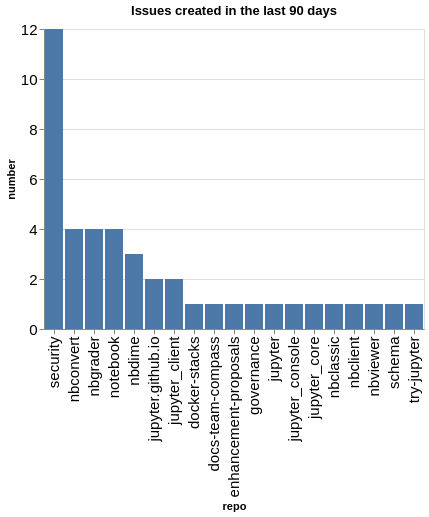

Write notebook code for a chart like this one.
### Code cell
created_counts = created.groupby(['org', 'repo']).count()['number'].reset_index()
created_counts['org/repo'] = created_counts.apply(lambda a: a['org'] + '/' + a['repo'], axis=1)
sorted_vals = created_counts.sort_values(['org', 'number'], ascending=False)['repo'].values
alt.Chart(data=created_counts, title=f"Issues created in the last {n_days} days").mark_bar().encode(
    x=alt.X('repo', sort=alt.Sort(sorted_vals.tolist())),
    y='number',
)

### Figure 1 — Vega-Lite specification as saved in the notebook (floating-point values rounded to 4 significant figures)
{"config": {"axisLeft": {"labelFontSize": 15}, "axisBottom": {"labelFontSize": 15}}, "data": {"name": "data-79016f756e0f3ffac5f9c84dc58c1f64"}, "mark": {"type": "bar"}, "encoding": {"x": {"field": "repo", "sort": ["security", "nbconvert", "nbgrader", "notebook", "nbdime", "jupyter.github.io", "jupyter_client", "docker-stacks", "docs-team-compass", "enhancement-proposals", "governance", "jupyter", "jupyter_console", "jupyter_core", "nbclassic", "nbclient", "nbviewer", "schema", "try-jupyter"], "type": "nominal"}, "y": {"field": "number", "type": "quantitative"}}, "title": "Issues created in the last 90 days", "$schema": "https://vega.github.io/schema/vega-lite/v5.20.1.json", "datasets": {"data-79016f756e0f3ffac5f9c84dc58c1f64": [{"org": "jupyter", "repo": "docker-stacks", "number": 1, "org/repo": "jupyter/docker-stacks"}, {"org": "jupyter", "repo": "docs-team-compass", "number": 1, "org/repo": "jupyter/docs-team-compass"}, {"org": "jupyter", "repo": "enhancement-proposals", "number": 1, "org/repo": "jupyter/enhancement-proposals"}, {"org": "jupyter", "repo": "governance", "number": 1, "org/repo": "jupyter/governance"}, {"org": "jupyter", "repo": "jupyter", "number": 1, "org/repo": "jupyter/jupyter"}, {"org": "jupyter", "repo": "jupyter.github.io", "number": 2, "org/repo": "jupyter/jupyter.github.io"}, {"org": "jupyter", "repo": "jupyter_client", "number": 2, "org/repo": "jupyter/jupyter_client"}, {"org": "jupyter", "repo": "jupyter_console", "number": 1, "org/repo": "jupyter/jupyter_console"}, {"org": "jupyter", "repo": "jupyter_core", "number": 1, "org/repo": "jupyter/jupyter_core"}, {"org": "jupyter", "repo": "nbclassic", "number": 1, "org/repo": "jupyter/nbclassic"}, {"org": "jupyter", "repo": "nbclient", "number": 1, "org/repo": "jupyter/nbclient"}, {"org": "jupyter", "repo": "nbconvert", "number": 4, "org/repo": "jupyter/nbconvert"}, {"org": "jupyter", "repo": "nbdime", "number": 3, "org/repo": "jupyter/nbdime"}, {"org": "jupyter", "repo": "nbgrader", "number": 4, "org/repo": "jupyter/nbgrader"}, {"org": "jupyter", "repo": "nbviewer", "number": 1, "org/repo": "jupyter/nbviewer"}, {"org": "jupyter", "repo": "notebook", "number": 4, "org/repo": "jupyter/notebook"}, {"org": "jupyter", "repo": "schema", "number": 1, "org/repo": "jupyter/schema"}, {"org": "jupyter", "repo": "security", "number": 12, "org/repo": "jupyter/security"}, {"org": "jupyter", "repo": "try-jupyter", "number": 1, "org/repo": "jupyter/try-jupyter"}]}}
